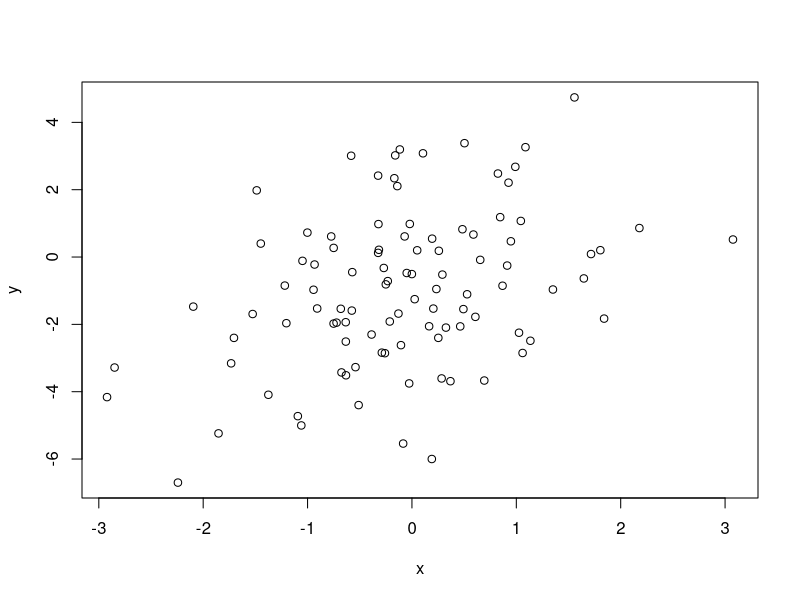

Here is the R script that generated this plot:
## ---- chunk 1
lm.like <- function(pars,y,x) {
    beta0 <- pars[1]
    beta1 <- pars[2]
    sigma <- pars[3]
    mu <- beta0 + beta1*x
    return(-sum(dnorm(y, mu, sigma, log=TRUE)))
}
## ---- chunk 2
set.seed(348720) # To make this reproducible
n <- 100
x <- rnorm(n) # Covariate
beta0 <- -1
beta1 <- 1
sigma <- 2

mu <- beta0 + beta1*x     # expected value of y
y <- rnorm(n, mu, sigma)  # realized values (ie, the response variable)
## ---- chunk 3
cbind(x,y)[1:4,] # First 4 observations
plot(x,y)
